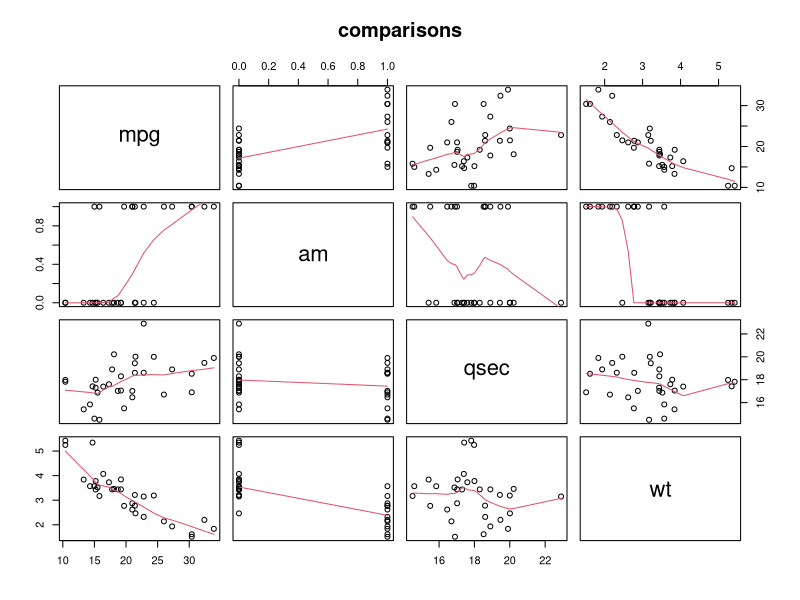
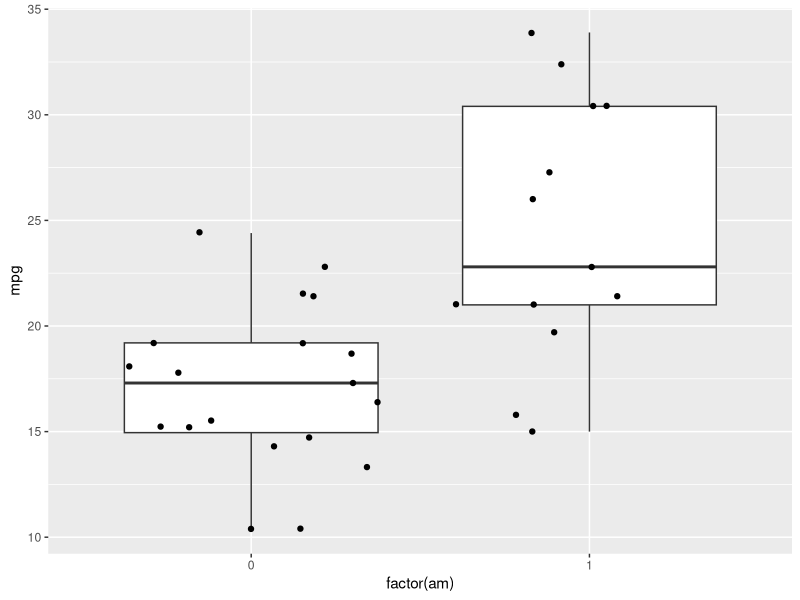

Generate these figures, in order, with R:
library(ggplot2)
data(mtcars)
summary(mtcars)
data<-mtcars

temp<-summary(lm(data=data,mpg~.-1))$coeff
temp[order(temp[,"Pr(>|t|)"]),]
ImprovedData<-mtcars[,c("mpg","am","qsec","wt")]
temp<-summary(lm(data=ImprovedData,mpg~.-1))$coeff
temp[order(temp[,"Pr(>|t|)"]),]

pairs(ImprovedData, panel = panel.smooth, main = "comparisons")

p <- ggplot(mtcars, aes(factor(am), mpg))
p + geom_boxplot() + geom_jitter()

colnames(mtcars)
summary(lm(data=mtcars,mpg~.))$coeff

